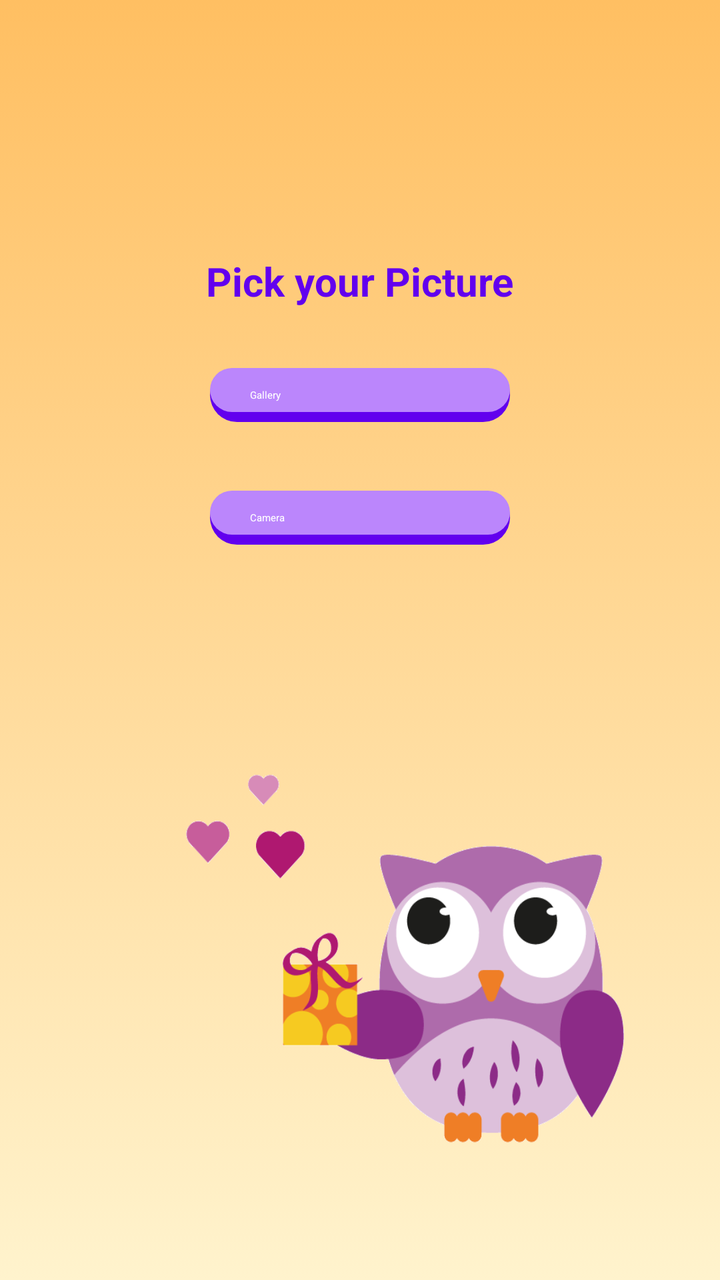
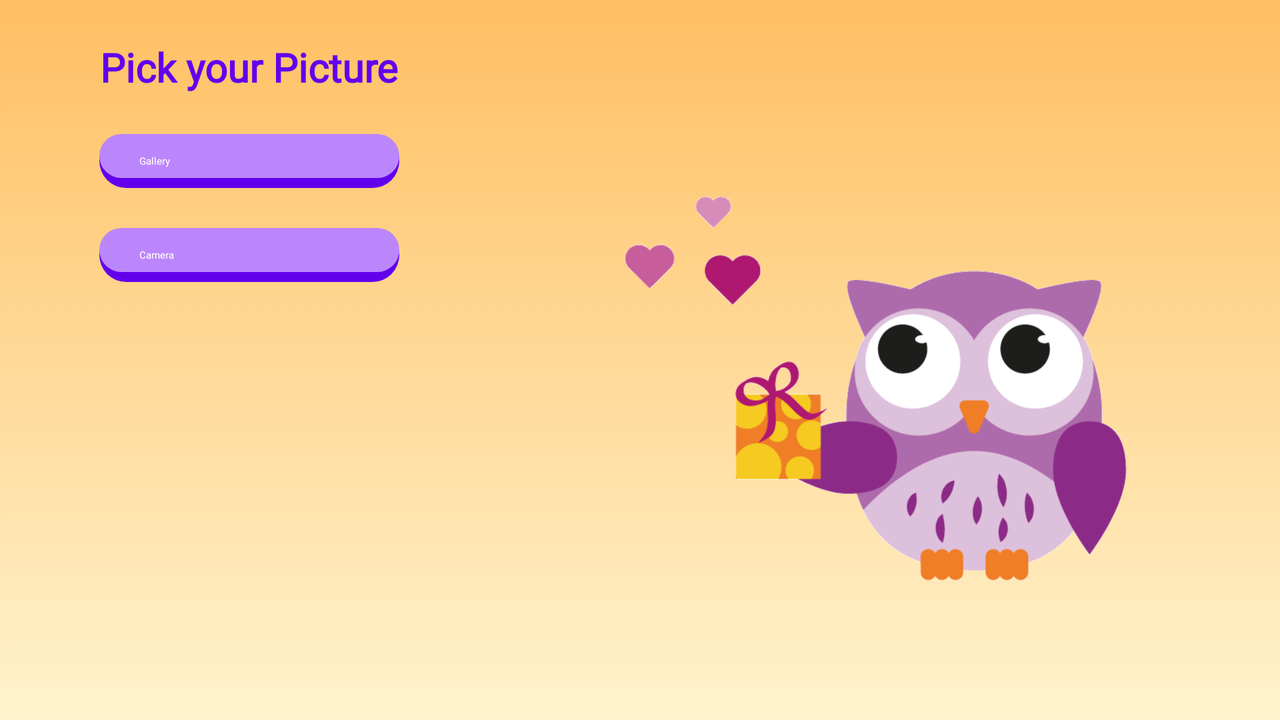

The same Android screen from two of the app's own layout files: first res/layout/ as a phone draws it, then the repository's variant for another configuration, drawn on a device whose configuration selects that folder. Both files follow.
<!-- AndroidManifest.xml: application theme Theme.Test -->
<!-- res/layout/activity_face_recog.xml -->
<?xml version="1.0" encoding="utf-8"?>
<androidx.constraintlayout.widget.ConstraintLayout xmlns:android="http://schemas.android.com/apk/res/android"
    xmlns:app="http://schemas.android.com/apk/res-auto"
    xmlns:tools="http://schemas.android.com/tools"
    android:layout_width="match_parent"
    android:layout_height="match_parent"
    android:background="@drawable/background_app_gradient"
    tools:context=".face_reg.FaceRecogActivity">

    <Button
        android:id="@+id/button_frg_folder"
        android:layout_width="150dp"
        android:layout_height="wrap_content"
        android:background="@drawable/button_rounded_border"
        android:text="Gallery"
        android:textColor="@android:color/white"
        app:backgroundTint="@null"
        app:layout_constraintBottom_toBottomOf="parent"
        app:layout_constraintEnd_toEndOf="parent"
        app:layout_constraintStart_toStartOf="parent"
        app:layout_constraintTop_toTopOf="parent"
        app:layout_constraintVertical_bias="0.3"
        app:layout_constraintHorizontal_bias="0.5"/>

    <Button
        android:id="@+id/button_frg_camera"
        android:layout_width="150dp"
        android:layout_height="wrap_content"
        android:text="Camera"
        android:background="@drawable/button_rounded_border"
        android:textColor="@android:color/white"
        app:backgroundTint="@null"
        app:layout_constraintBottom_toBottomOf="parent"
        app:layout_constraintEnd_toEndOf="parent"
        app:layout_constraintStart_toStartOf="parent"
        app:layout_constraintTop_toTopOf="parent"
        app:layout_constraintVertical_bias="0.4"
        app:layout_constraintHorizontal_bias="0.5"/>

    <TextView
        android:id="@+id/textViewFRg"
        android:layout_width="wrap_content"
        android:layout_height="wrap_content"
        android:text="@string/face_recognize"
        android:textSize="20dp"
        android:textStyle="bold"
        android:textColor="@color/purple_500"
        app:layout_constraintBottom_toBottomOf="parent"
        app:layout_constraintEnd_toEndOf="parent"
        app:layout_constraintStart_toStartOf="parent"
        app:layout_constraintTop_toTopOf="parent"
        app:layout_constraintVertical_bias="0.207" />

    <ImageView
        android:id="@+id/faceRg_bg"
        android:layout_width="288dp"
        android:layout_height="316dp"
        android:scaleType="fitXY"
        android:src="@drawable/background_owl_2"
        app:layout_constraintBottom_toBottomOf="parent"
        app:layout_constraintEnd_toEndOf="parent"
        app:layout_constraintHorizontal_bias="0.9"
        app:layout_constraintStart_toStartOf="parent"
        app:layout_constraintTop_toTopOf="parent"
        app:layout_constraintVertical_bias="0.95" />

    <FrameLayout
        android:id="@+id/frame_container_camera"
        android:layout_width="20dp"
        android:layout_height="match_parent"
        app:layout_constraintBottom_toBottomOf="parent"
        app:layout_constraintEnd_toEndOf="parent"
        app:layout_constraintStart_toStartOf="parent"
        app:layout_constraintTop_toTopOf="parent" />
</androidx.constraintlayout.widget.ConstraintLayout>
<!-- resources referenced by this layout -->
<resources>
  <color name="purple_500">#FF6200EE</color>
  <!-- drawable background_app_gradient (drawable) -->
  <?xml version="1.0" encoding="utf-8"?>
  <selector xmlns:android="http://schemas.android.com/apk/res/android">
      <item>
          <shape>
              <gradient
                  android:startColor="#FFBF62"
                  android:endColor="#FFF3CD"
                  android:gradientRadius="30dp"
                  android:angle="270"
                  android:centerX="30%"
                  android:centerY="50%" />
          </shape>
      </item>
  </selector>
  <!-- drawable background_owl_2: png bitmap (drawable-v24, 15771 bytes) -->
  <!-- drawable button_rounded_border (drawable) -->
  <?xml version="1.0" encoding="utf-8"?>
  <layer-list xmlns:android="http://schemas.android.com/apk/res/android">
      <item>
          <shape  android:shape="rectangle">
              <solid android:color="@color/purple_500" />
              <corners android:radius="20dp" />
          </shape>
      </item>
      <item android:bottom="15px">
          <shape  android:shape="rectangle">
              <padding android:bottom="10dp"
                  android:top="10dp"
                  android:left="20dp"
                  android:right="20dp"/>
              <solid android:color="@color/purple_200" />
              <corners android:radius="20dp" />
          </shape>
      </item>
  </layer-list>
  <string name="face_recognize">Pick your Picture</string>
  <style name="Theme.Test" parent="Theme.MaterialComponents.DayNight.DarkActionBar">
          
          <item name="colorPrimary">@color/purple_200</item>
          <item name="colorPrimaryVariant">@color/purple_700</item>
          <item name="colorOnPrimary">@color/black</item>
          
          <item name="colorSecondary">@color/green_ambient</item>
          <item name="colorSecondaryVariant">@color/green_ambient</item>
          <item name="colorOnSecondary">@color/black</item>
          
          <item name="android:statusBarColor" tools:targetApi="l">?attr/colorPrimaryVariant</item>
          
      </style>
  <color name="purple_200">#FFBB86FC</color>
  <color name="purple_700">#FF3700B3</color>
  <color name="black">#FF000000</color>
  <color name="green_ambient">#DCFA70</color>
</resources>
<!-- res/layout-land/activity_face_recog.xml (the repository's variant of the layout above) -->
<!-- drawn on the phone turned sideways -->
<?xml version="1.0" encoding="utf-8"?>
<androidx.constraintlayout.widget.ConstraintLayout xmlns:android="http://schemas.android.com/apk/res/android"
    xmlns:app="http://schemas.android.com/apk/res-auto"
    xmlns:tools="http://schemas.android.com/tools"
    android:layout_width="match_parent"
    android:layout_height="match_parent"
    android:background="@drawable/background_app_gradient"
    tools:context=".face_reg.FaceRecogActivity">

    <androidx.constraintlayout.widget.Guideline
        android:id="@+id/glCenterHor"
        android:layout_width="wrap_content"
        android:layout_height="match_parent"
        android:orientation="vertical"
        app:layout_constraintGuide_percent="0.39" />


    <ImageView
        android:id="@+id/faceRg_bg"
        android:layout_width="0dp"
        android:layout_height="0dp"
        android:layout_margin="15dp"
        android:scaleType="fitCenter"
        android:src="@drawable/background_owl_2"
        app:layout_constraintBottom_toBottomOf="parent"
        app:layout_constraintEnd_toEndOf="parent"
        app:layout_constraintStart_toStartOf="@id/glCenterHor"
        app:layout_constraintTop_toTopOf="parent" />

    <FrameLayout
        android:id="@+id/frame_container_camera"
        android:layout_width="20dp"
        android:layout_height="match_parent"
        app:layout_constraintBottom_toBottomOf="parent"
        app:layout_constraintEnd_toEndOf="parent"
        app:layout_constraintStart_toStartOf="parent"
        app:layout_constraintTop_toTopOf="parent" />

    <LinearLayout
        android:id="@+id/llDashBoard"
        android:layout_width="0dp"
        android:layout_height="0dp"
        android:gravity="center_horizontal"
        android:orientation="vertical"
        app:layout_constraintBottom_toBottomOf="parent"
        app:layout_constraintEnd_toEndOf="@id/glCenterHor"
        app:layout_constraintStart_toStartOf="parent"
        app:layout_constraintTop_toTopOf="parent">

        <TextView
            android:id="@+id/textViewFRg"
            android:layout_width="wrap_content"
            android:layout_height="wrap_content"
            android:layout_marginTop="20dp"
            android:fontFamily="@font/cera_pro_bold"
            android:text="@string/face_recognize"
            android:textColor="@color/purple_500"
            android:textSize="20sp"
            android:textStyle="bold" />

        <Button
            android:id="@+id/button_frg_folder"
            android:layout_width="150dp"
            android:layout_height="wrap_content"
            android:layout_marginTop="20dp"
            android:background="@drawable/button_rounded_border"
            android:fontFamily="@font/cera_pro_medim"
            android:text="Gallery"
            android:textAllCaps="false"
            android:textColor="@android:color/white"
            app:backgroundTint="@null"
            app:layout_constraintBottom_toBottomOf="parent"
            app:layout_constraintEnd_toEndOf="parent"
            app:layout_constraintHorizontal_bias="0.5"
            app:layout_constraintStart_toStartOf="parent"
            app:layout_constraintTop_toTopOf="parent"
            app:layout_constraintVertical_bias="0.3" />

        <Button
            android:id="@+id/button_frg_camera"
            android:layout_width="150dp"
            android:layout_height="wrap_content"
            android:layout_marginTop="20dp"
            android:background="@drawable/button_rounded_border"
            android:fontFamily="@font/cera_pro_medim"
            android:text="Camera"
            android:textAllCaps="false"
            android:textColor="@android:color/white"
            app:backgroundTint="@null"
            app:layout_constraintBottom_toBottomOf="parent"
            app:layout_constraintEnd_toEndOf="parent"
            app:layout_constraintHorizontal_bias="0.5"
            app:layout_constraintStart_toStartOf="parent"
            app:layout_constraintTop_toTopOf="parent"
            app:layout_constraintVertical_bias="0.4" />


    </LinearLayout>

</androidx.constraintlayout.widget.ConstraintLayout>
